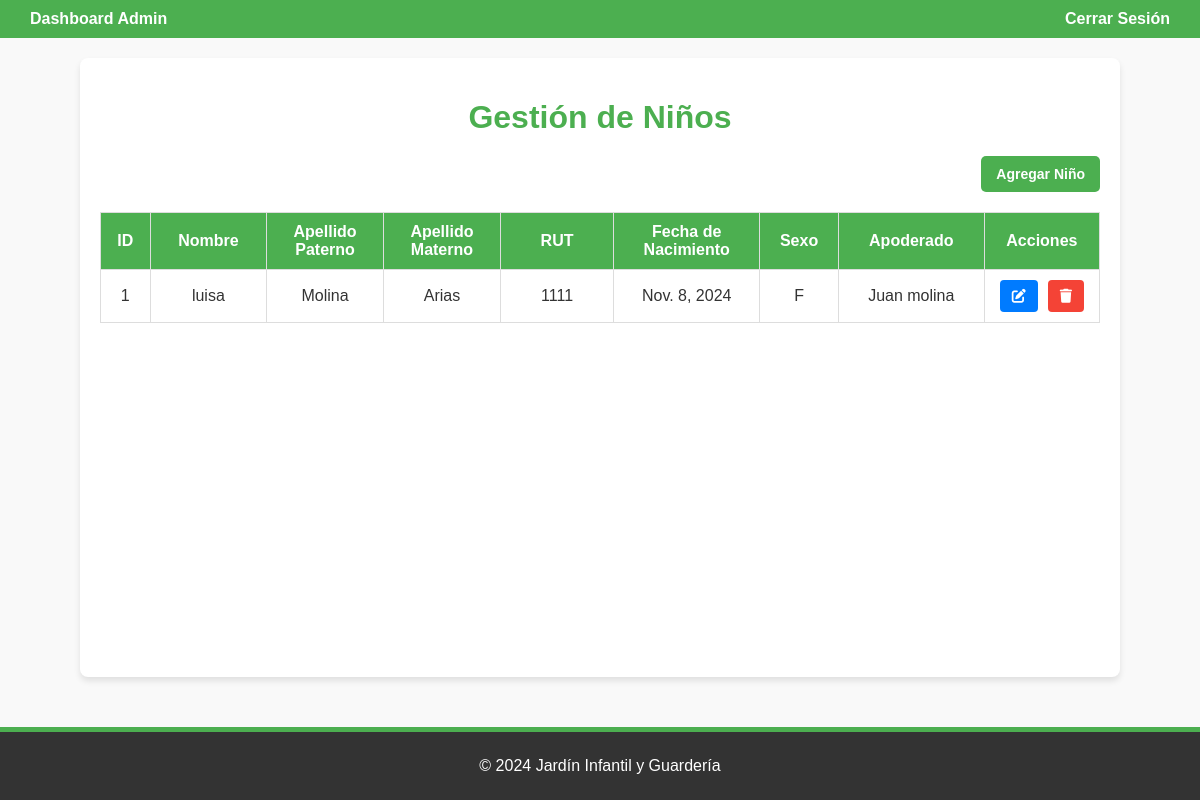
/dashboard/admin/niños/ (signed in), run on an earlier commit of the app's database.
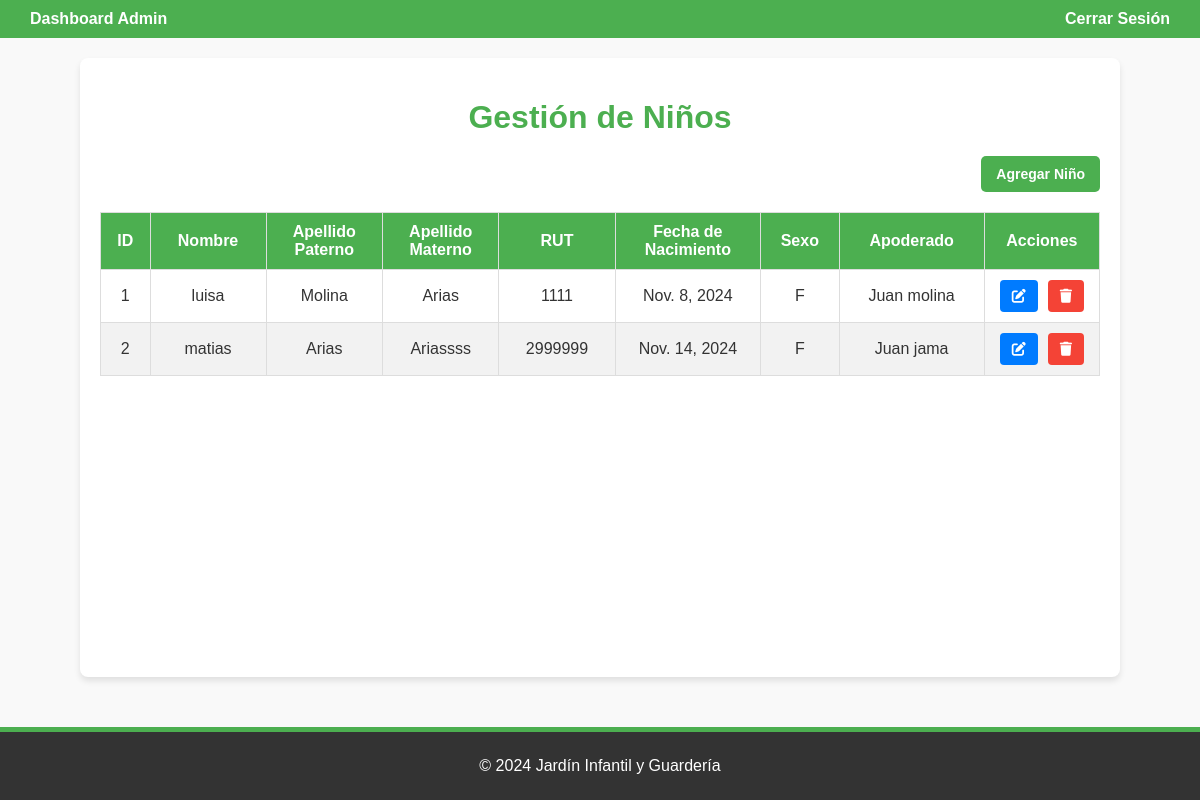
And on a later commit of the database.
### jardin_app/models.py (models this page shows, shortened)
class Niño(models.Model):
    nombre = models.CharField(max_length=100)
    apellido_paterno = models.CharField(max_length=100, default="Desconocido")  # Valor por defecto
    apellido_materno = models.CharField(max_length=100, default="Desconocido")  # Valor por defecto
    fecha_nacimiento = models.DateField()
    rut = models.CharField(max_length=12, unique=True)
    sexo = models.CharField(max_length=10, choices=[('M', 'Masculino'), ('F', 'Femenino')])
    apoderado = models.ForeignKey(Apoderado, on_delete=models.CASCADE)

class Apoderado(models.Model):
    nombre = models.CharField(max_length=100)
    apellido_paterno = models.CharField(max_length=100, default="Desconocido")
    apellido_materno = models.CharField(max_length=100, default="Desconocido")
    rut = models.CharField(max_length=12, unique=True)
    telefono = models.CharField(max_length=15)
    email = models.EmailField(unique=True)
    contraseña = models.CharField(max_length=128)
    user = models.OneToOneField(User, on_delete=models.CASCADE, null=True, blank=True)

### jardin_app/views/admin_views.py (called while the page is built)
@login_required
def gestionar_niños(request):
    niños = Niño.objects.all()
    apoderados = Apoderado.objects.all()
    return render(request, 'admin/nino/gestionar_ninos.html', {'niños': niños, 'apoderados': apoderados})

### jardin_app/templates/admin/nino/gestionar_ninos.html (shortened to what this page needs)
<!DOCTYPE html>
<html lang="es">
<head>
    {% load static %}
    <link rel="stylesheet" href="{% static 'css/ninos/gestionar_ninos.css' %}">
    <link rel="stylesheet" href="https://cdnjs.cloudflare.com/ajax/libs/font-awesome/6.0.0-beta3/css/all.min.css">
</head>
<body>
    <header>
        <nav class="navbar">
            <a href="{% url 'pagina_administrador' %}">Dashboard Admin</a>
            <a href="{% url 'logout' %}">Cerrar Sesión</a>
        </nav>
    </header>
    <main>
        <h1>Gestión de Niños</h1>
        <div class="actions">
            <a href="{% url 'agregar_niño' %}" class="btn btn-primary">Agregar Niño</a>
        </div>
        <table>
            <thead>
                <tr>
                    <th>ID</th>
                    <th>Nombre</th>
                    <th>Apellido Paterno</th>
                    <th>Apellido Materno</th>
                    <th>RUT</th>
                    <th>Fecha de Nacimiento</th>
                    <th>Sexo</th>
                    <th>Apoderado</th>
                    <th>Acciones</th>
                </tr>
            </thead>
            <tbody>
                {% for niño in niños %}
                <tr>
                    <td>{{ niño.id }}</td>
                    <td>{{ niño.nombre }}</td>
                    <td>{{ niño.apellido_paterno }}</td>
                    <td>{{ niño.apellido_materno }}</td>
                    <td>{{ niño.rut }}</td>
                    <td>{{ niño.fecha_nacimiento }}</td>
                    <td>{{ niño.sexo }}</td>
                    <td>{{ niño.apoderado.nombre }} {{ niño.apoderado.apellido_paterno }}</td>
                    <td>
                        <div class="table-actions">
                            <a href="{% url 'editar_niño' niño.id %}" class="btn btn-edit"> <i class="fa fa-edit"></i> </a>
                            <a href="{% url 'eliminar_niño' niño.id %}" class="btn btn-delete" onclick="return confirm('¿Seguro que deseas eliminar este niño?');"><i class="fa fa-trash"></i> </a>
                        </div>
                    </td>
                </tr>
                {% empty %}
                <tr>
                    <td colspan="9">No hay niños registrados.</td>
                </tr>
                {% endfor %}
            </tbody>
        </table>
    </main>
    <footer>
        <p>&copy; 2024 Jardín Infantil y Guardería</p>
    </footer>
</body>
</html>

What changed in the data, as far as the page shows it:
added Niño: id "2", nombre "matias", apellido_paterno "Arias", apellido_materno "Ariassss", rut "2999999", fecha_nacimiento "Nov. 14, 2024", sexo "F", apoderado.nombre "Juan", apoderado.apellido_paterno "jama"
